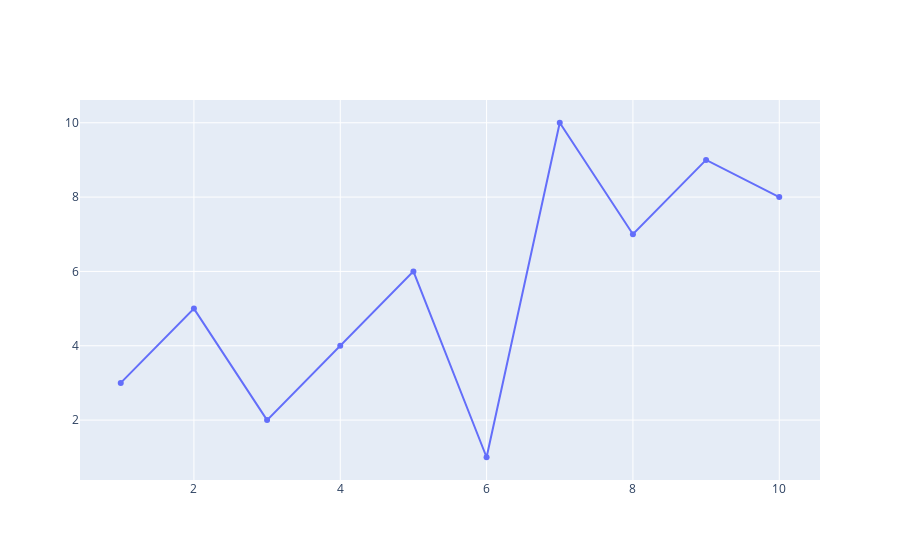

The cell this chart's notebook holds for it:
### Code cell
x=[1,2,3,4,5,6,7,8,9,10]
y=[3,5,2,4,6,1,10,7,9,8]

fig = go.Figure(go.Scatter(x=x,y=y))
fig.show()

### Figure 1 — Plotly figure (JSON) as saved in the notebook; plotly's stock layout.template omitted (floating-point values rounded to 4 significant figures)
{"data": [{"type": "scatter", "x": [1, 2, 3, 4, 5, 6, 7, 8, 9, 10], "y": [3, 5, 2, 4, 6, 1, 10, 7, 9, 8]}], "layout": {}}
